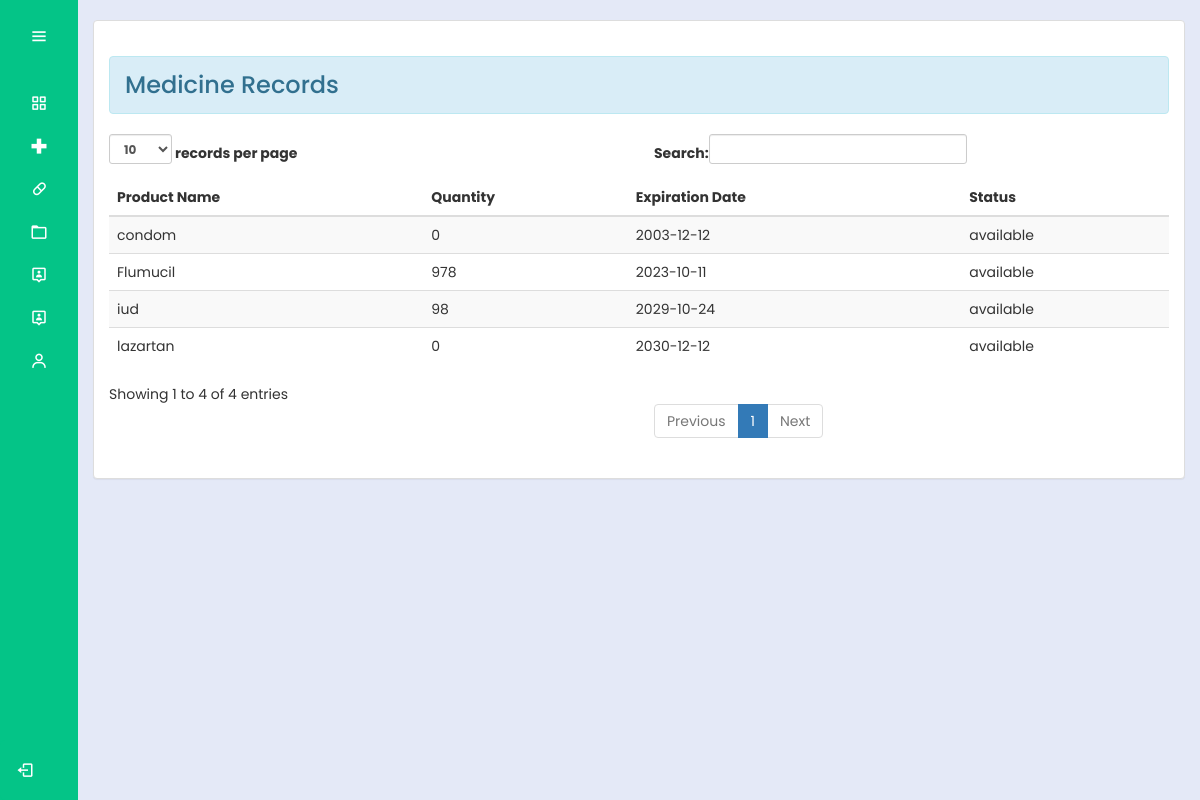
/admin/medicinerecords.php (signed in), run on an earlier commit of the app's database.
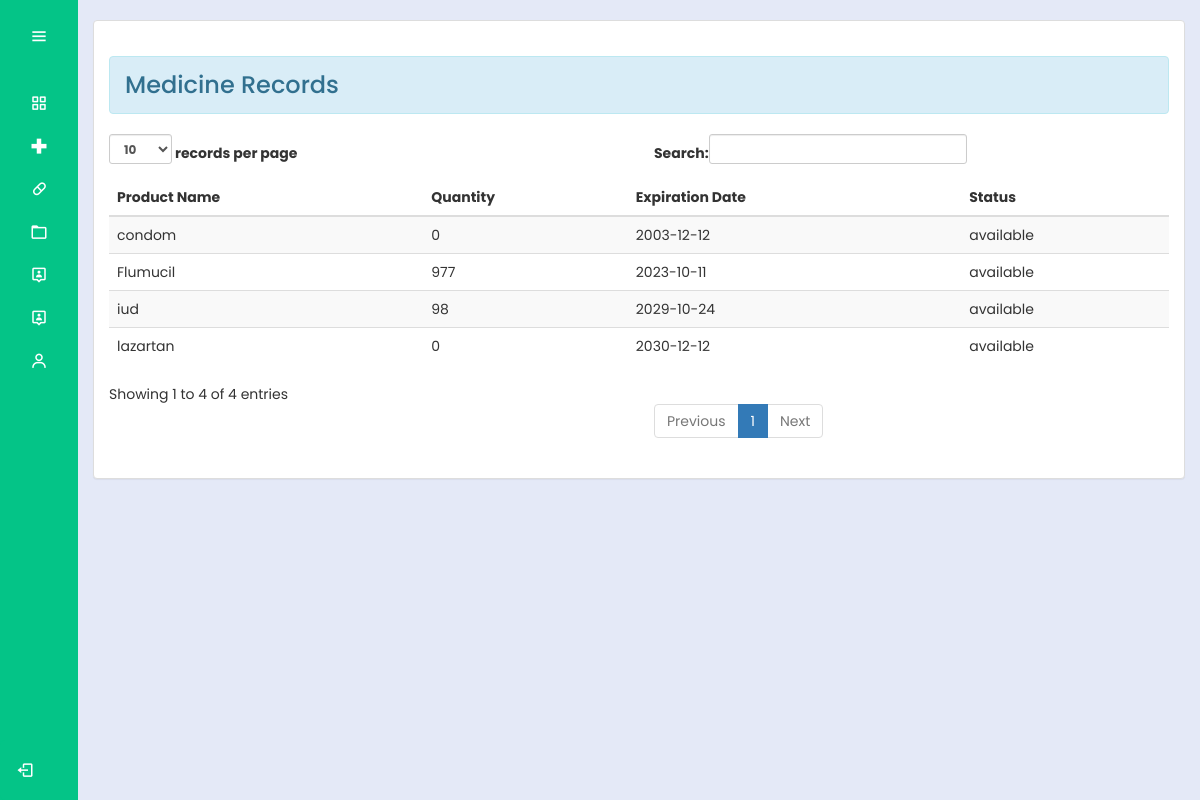
And on a later commit of the database.
### tables this page shows
CREATE TABLE `medicines` (
  `productId` int(30) NOT NULL,
  `productName` varchar(100) NOT NULL,
  `sponsor` varchar(100) NOT NULL,
  `unit` varchar(100) NOT NULL,
  `batch` varchar(100) NOT NULL,
  `quantity1` int(10) NOT NULL,
  `total` int(10) NOT NULL,
  `expDate` date NOT NULL,
  `status` varchar(100) NOT NULL
);

### admin/medicinerecords.php (the view, shortened to what this page needs)
<?php
@include "../connection/connect.php";
if(isset($_SESSION['user_data'])){
?>
<!DOCTYPE html>
<html lang="en">
<head>
  <link rel="stylesheet" href="../cssmainmenu/style.css">
  <link href='https://unpkg.com/boxicons@2.1.4/css/boxicons.min.css' rel='stylesheet'>
  <link rel = "stylesheet" type = "text/css" href = "../css/bootstrap.css " />
	<link rel = "stylesheet" type = "text/css" href = "../css/style.css" />
</head>
<body>
<?php try {
    include_once('side_menu.php');
} catch (Exception $e) {
    echo "Error: " . $e->getMessage();
}
 ?>
  <section class="home-section">
  <br>
  <div class="container-fluid">
		<div class="panel panel-default">
			<div class="panel-body">
     <h3> <div class = "alert alert-info">Medicine Records</div></h3>
				<table id="table" class = "table table-striped">
					<thead>
						<tr>
							<th>Product Name</th>
							<th>Quantity</th>
							<th>Expiration Date</th>
							<th>Status</th>
						</tr>
					</thead>
					<tbody>
						<?php
							$query = $mysqli->query("SELECT * FROM `medicines`") or die(mysqli_error());
							while ($fetch = $query->fetch_array()) {
							?>
								<tr>
									<td><?php echo $fetch['productName'] ?></td>
									<td><?php echo $fetch['total'] ?></td>
									<td><?php echo $fetch['expDate'] ?></td>
                  <td><?php echo $fetch['status'] ?></td>
						<?php
							}
						?>
					</tbody>
				</table>
			</div>
		</div>
	</div>
  </section>
</body>
</html>
<?php
}
else{
	header("Location:.././index.php?error=UnAuthorized Access");
}

What changed in the data, as far as the page shows it:
changed medicines "Flumucil": total "978" → "977"
